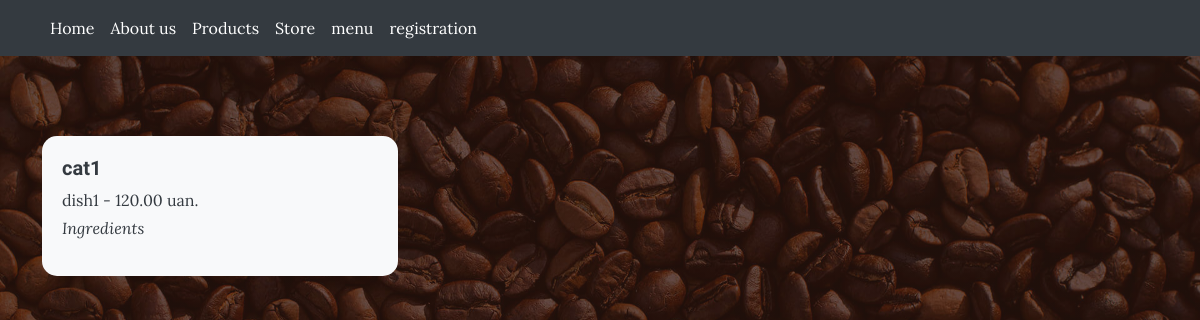
Before: /menu/ with the older database file.
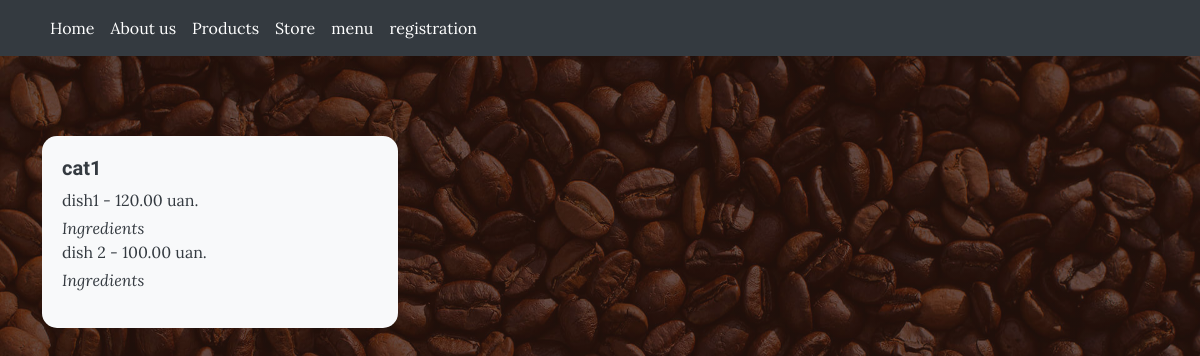
After: the same page with the newer database file.
### site_cafe/models.py (models this page shows, shortened)
class Category(models.Model):
    name = models.CharField(max_length=40, unique=True)
    position = models.SmallIntegerField(unique=True)
    slug = models.SlugField(max_length=40, unique=True, db_index=True)
    is_visible = models.BooleanField(default=True)
    class Settings_Category:
        order = ('position', )

class Dish(models.Model):
    name = models.CharField(max_length=50, unique=True)
    slug = models.SlugField(max_length=50, unique=True, db_index=True, verbose_name='url')
    position = models.PositiveSmallIntegerField()
    ingredients = models.CharField(max_length=250)
    price = models.DecimalField(max_digits=6, decimal_places=2)
    category = models.ForeignKey(Category, on_delete=models.PROTECT, related_name='dishes')
    is_visible = models.BooleanField(default=True)

### site_cafe/views.py (the view)
# urls.py: path('menu/', views.menu, name='menu'),
def menu(request):
    categories = Category.objects.filter(is_visible=True).order_by('position')
    dishes = Dish.objects.filter(is_visible=True).order_by('position')
    return render(request, 'menu.html', {'categories': categories, 'dishes': dishes})

### templates/menu.html (shortened to what this page needs)
{% load static %}
<!DOCTYPE html>
<html data-bs-theme="light" lang="en">
<head>
    <link rel="stylesheet" href="{% static 'assets/bootstrap/css/bootstrap.min.css' %}">
</head>
<body>
    <nav class="navbar navbar-expand-lg navbar-dark">
        <div class="container">
            <div class="collapse navbar-collapse" id="navbarResponsive">
                <ul class="navbar-nav ml-auto">
                    {% include 'links.html' %}
                </ul>
            </div>
        </div>
    </nav>
    <section class="page-section bg-transparent">
        <div class="container">
            <div class="row">
                {% for category in categories %}
                    <div class="col-md-4 mb-4">
                        <div class="card">
                            <div alt="{{ category.name }}">
                            <div class="card-body">
                                <h5 class="category-name">{{ category.name }}</h5>
                                <ul class="menu-list">
                                    {% for dish in category.dishes.all %}
                                        <li class="menu-item">{{ dish.name }} - {{ dish.price }} uan.</li>
                                        <li class="menu-ingredient"><em>{{ dish.ingredients }}</em></li>
                                    {% endfor %}
                                </ul>
                            </div>
                        </div>
                    </div>
                {% endfor %}
            </div>
        </div>
    </section>
</body>
</html>

### templates/links.html
<li class="nav-item"><a class="nav-link" href="{% url 'main_page' %}">Home</a></li>
<li class="nav-item"><a class="nav-link" href="{% url 'about' %}">About us</a></li>
<li class="nav-item"><a class="nav-link" href="{% url 'products' %}">Products</a></li>
<li class="nav-item"><a class="nav-link" href="{% url 'store' %}">Store</a></li>
<li class="nav-item"><a class="nav-link" href="{% url 'menu' %}">menu</a></li>
    {% if request.user.is_authenticated %}
        <li class="last" style="color: rgba(46,196,252,0.9);"> {{ user.username }} <a href="{% url 'logout' %}">Logout</a></li>
    {% else %}
    	<li class="nav-item"><a class="nav-link" href="{% url 'registration' %}">registration</a></li>
    {% endif %}

Changed rows visible on the page:
added Dish: name "dish 2", price "100.00", ingredients "Ingredients"
